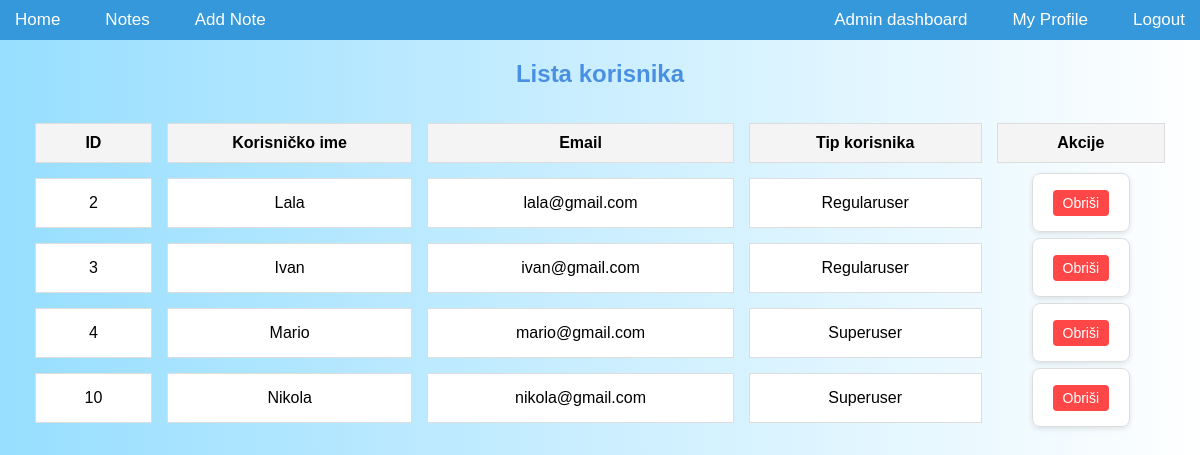
Screenshot of /accounts/user_list/ (signed in) with the database file from the repository.
### accounts/models.py (models this page shows, shortened)
class CustomUser(AbstractUser):
    class Types(models.TextChoices):
        ADMIN = "ADMIN", "Admin"
        SUPERUSER = "SUPERUSER", "Superuser"
        REGULARUSER = "REGULARUSER", "Regularuser"
    type = models.CharField(
        max_length=20, choices=Types.choices, default=Types.ADMIN
    )
    theme = models.CharField(max_length=10, choices=[("light", "Light"), ("dark", "Dark")], default="light")
    email = models.EmailField(unique=True, max_length=50)
    username = models.CharField(unique=True, max_length=20)
    note = models.TextField(max_length=200, null=True, blank=True)
    USERNAME_FIELD = "email"
    REQUIRED_FIELDS = ["username"]

### accounts/views.py (the view)
# urls.py: path('user_list/', views.user_list, name='user_list'),
@login_required
@user_passes_test(is_admin)
def user_list(request):
    users = CustomUser.objects.exclude(type=CustomUser.Types.ADMIN)  #prikazi sve usere ali ne i admina
    return render(request, 'accounts/user_list.html', {'users': users})

### accounts/views.py (called while the page is built)
def is_admin(user): #prvo vidi jel lik admin
    return user.is_authenticated and user.type == CustomUser.Types.ADMIN

### accounts/templates/accounts/user_list.html (shortened to what this page needs)
{% extends 'notes/base.html' %}
{% block content %}
<h2 class="text-center mb-4 heading">Lista korisnika</h2>
<div class="table-container">
    <table class="user-table">
        <thead>
            <tr>
                <th class="table-header">ID</th>
                <th class="table-header">Korisničko ime</th>
                <th class="table-header">Email</th>
                <th class="table-header">Tip korisnika</th>
                <th class="table-header">Akcije</th>
            </tr>
        </thead>
        <tbody>
            {% for user in users %}
                <tr class="user-row">
                    <td class="user-cell">{{ user.id }}</td>
                    <td class="user-cell">{{ user.username }}</td>
                    <td class="user-cell">{{ user.email }}</td>
                    <td class="user-cell">{{ user.get_type_display }}</td>
                    <td class="user-actions">
                        {% if user != request.user and user.type != 'ADMIN' %}
                            <form action="{% url 'accounts:delete_user' user.id %}" method="post" class="delete-form">
                                <button type="submit" class="delete-button" onclick="return confirm('Jeste li sigurni da želite obrisati ovog korisnika?');">Obriši</button>
                            </form>
                        {% else %}
                            <em class="no-delete">Ne može se obrisati</em>
                        {% endif %}
                    </td>
                </tr>
            {% endfor %}
        </tbody>
    </table>
</div>
{% endblock %}

### notes/static/app/notes.css (style rules this page uses)
body { background: linear-gradient(to bottom, white, #b3e5fc); color: #2c3e50; font-family: Arial, sans-serif; margin: 0; padding: 0; }
h1, h2 { color: #2980b9; font-weight: bold; }
button { background-color: #3498db; color: white; border: none; padding: 10px 20px; border-radius: 5px; font-size: 16px; cursor: pointer; }
body { font-family: Arial, sans-serif; background-color: #f4f7fa; color: #333; margin: 0; padding: 0; }
h2 { text-align: center; color: #4a90e2; margin-top: 20px; }
form { background-color: #fff; border: 1px solid #ddd; border-radius: 8px; padding: 20px; box-shadow: 0 2px 5px rgba(0, 0, 0, 0.1); margin: 20px auto; width: 80%; max-width: 600px; }
form button { background-color: #4a90e2; color: white; padding: 10px 20px; border: none; border-radius: 5px; font-size: 1.1em; cursor: pointer; transition: background-color 0.3s; }
body.light { background: linear-gradient(to right, #97deff, white); color: black; }
.heading { text-align: center; margin-bottom: 16px; font-size: 24px; }
.table-container { margin-top: 20px; margin-bottom: 40px; overflow-x: auto; }
.user-table { width: 100%; border-collapse: separate; border-spacing: 15px; margin: 0 auto; }
.table-header { padding: 10px 15px; text-align: center; vertical-align: middle; background-color: #f4f4f4; font-weight: bold; border: 1px solid #ddd; }
.user-row { border-bottom: 1px solid #ddd; }
.user-cell { padding: 15px 25px; text-align: center; vertical-align: middle; border: 1px solid #ddd; background-color: #fff; }
.user-actions { text-align: center; }
.delete-form { display: inline; }
.delete-button { padding: 5px 10px; font-size: 14px; cursor: pointer; background-color: #ff4747; color: white; border: none; border-radius: 4px; outline: none; transition: background-color 0.3s ease; }
.delete-button, .delete-button:focus { background-color: #ff4747; box-shadow: none; }

### rows the page displays
CustomUser: id "2", username "Lala", email "lala@gmail.com", type "Regularuser", shows "Obriši"
CustomUser: id "3", username "Ivan", email "ivan@gmail.com", type "Regularuser", shows "Obriši"
CustomUser: id "4", username "Mario", email "mario@gmail.com", type "Superuser", shows "Obriši"
CustomUser: id "10", username "Nikola", email "nikola@gmail.com", type "Superuser", shows "Obriši"
